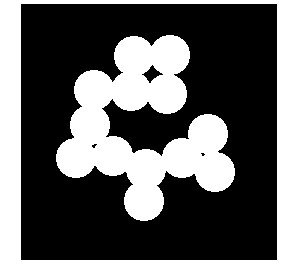
#> input picture Chapter 10/Images/circles.jpg, 295 x 269 px, found by its file name
$ python DilationOfImage.py
#> lines starting #> are read from the running program, lines starting #| are printed output that depends on the picture; after the words box and inside, x2 and y2 are one past the last pixel; in counts of white or black regions, pixels touching at a corner belong together

from skimage.morphology import binary_dilation
import skimage.io as io
import numpy as np
from skimage.filters import threshold_otsu
import matplotlib.pyplot as plt
from skimage.color import rgb2gray

r = io.imread('D://Dataset//circles.jpg')
#> r is the input picture: shape (269, 295, 3); min 0, max 255, mean 95
r_gray = rgb2gray(r)
r_binary = r_gray > threshold_otsu(r_gray)
#> r_binary: shape (269, 295) bool; 37.3% white; 2 white regions, box (x1, y1, x2, y2) and area: (56, 35, 235, 221) 15743, (0, 0, 295, 269) 13819


sq = np.ones((3, 3), dtype=bool)

td = binary_dilation(r_binary, sq)
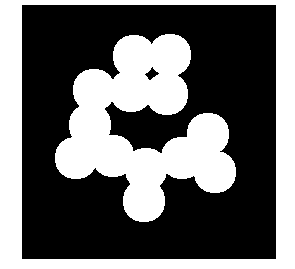
#> td: shape (269, 295) bool; 40.3% white; 2 white regions, box (x1, y1, x2, y2) and area: (55, 34, 236, 222) 17127, (0, 0, 295, 269) 14839


plt.subplot(1,3,1)
plt.axis('off')
plt.title('Original Image')
plt.imshow(r,cmap='gray')

plt.subplot(1,3,2)
plt.axis('off')
plt.title('Dilated Image')
plt.imshow(td,cmap='gray')


plt.show()
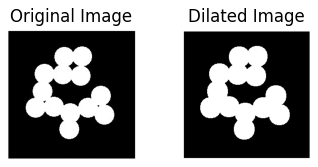
#> figure drawn by matplotlib, 2 panels

$ run again, with Chapter 10/Images/nicework.png saved as Chapter 10/Images/circles.jpg
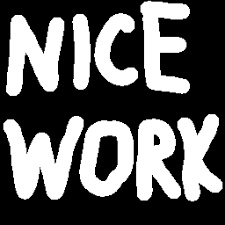
#> input picture Chapter 10/Images/nicework.png, 225 x 225 px, found by its file name
#> r is the input picture: shape (225, 225, 3); min 0, max 255, mean 98
#> `r_binary = r_gray > threshold_otsu(r_gray)`:
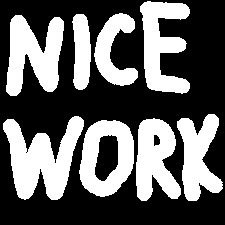
#> r_binary: shape (225, 225) bool; 38.6% white; 8 white regions, largest, box (x1, y1, x2, y2) and area: (3, 116, 84, 200) 3706, (6, 15, 64, 96) 2958, (140, 1, 190, 94) 2704
#> td: shape (225, 225) bool; 44.5% white; 7 white regions, largest, box (x1, y1, x2, y2) and area: (78, 117, 182, 202) 5876, (2, 115, 85, 201) 4220, (5, 14, 65, 97) 3388
#> `plt.show()`:
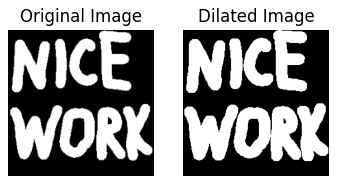
#> figure drawn by matplotlib, 2 panels
